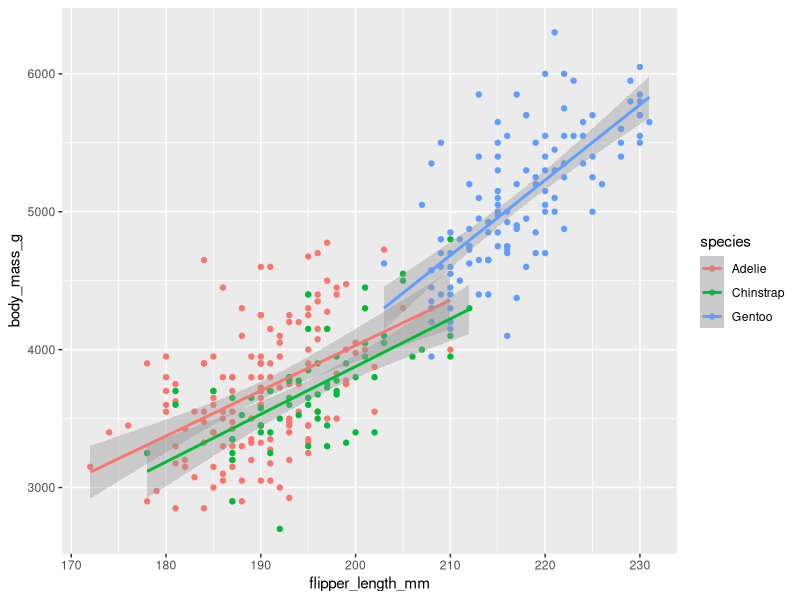
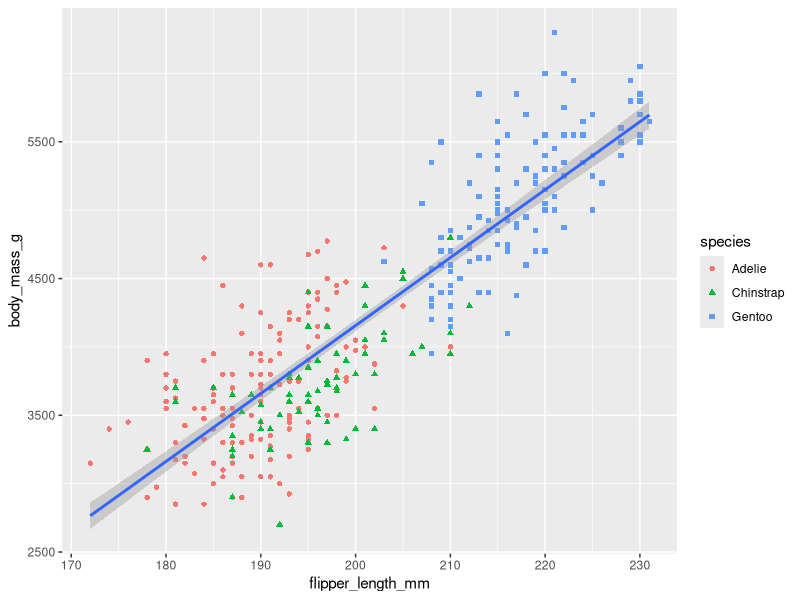
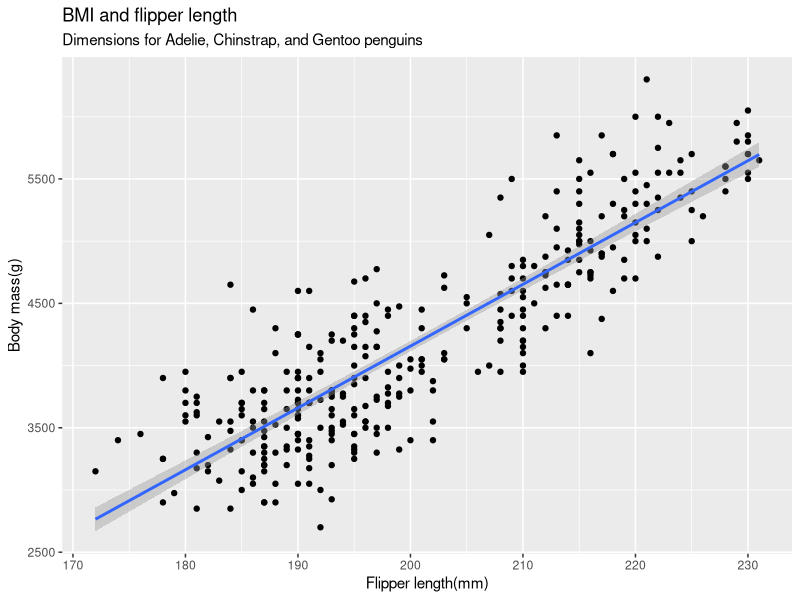
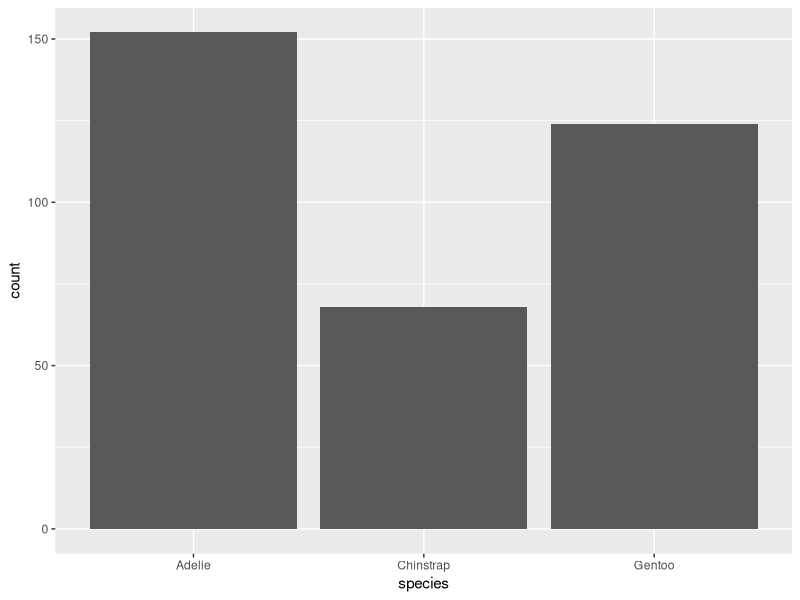
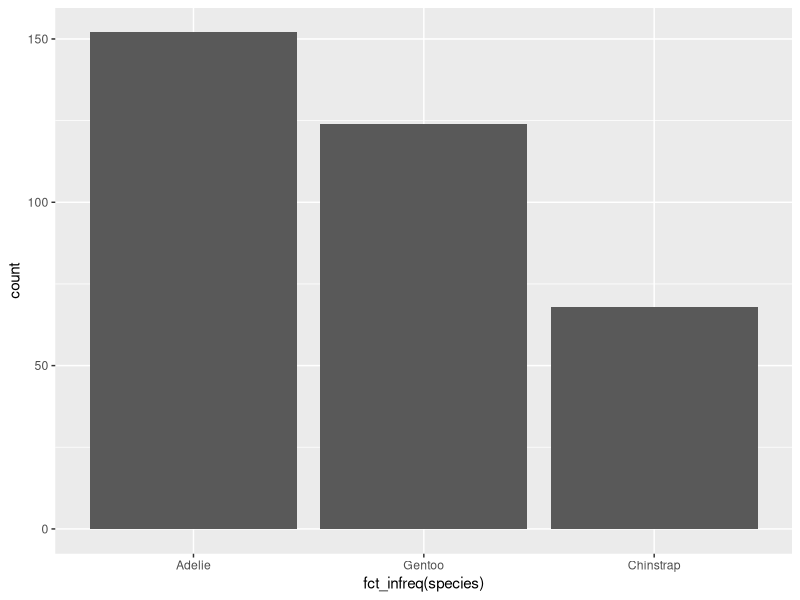
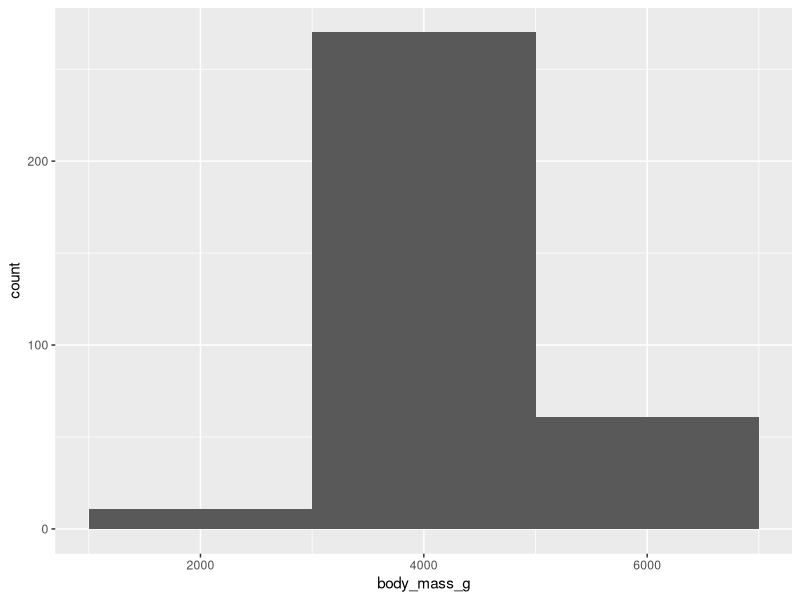
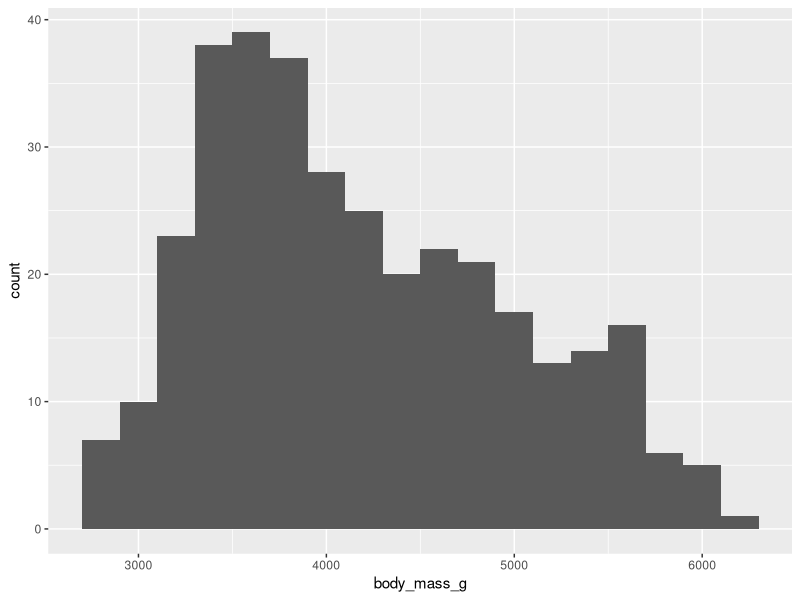
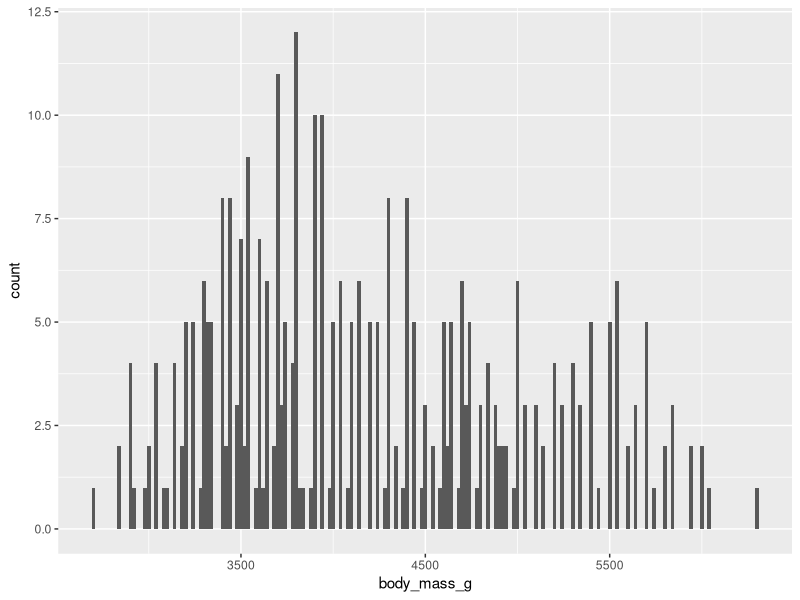

These charts were generated, in order, by the following R code:
## ---- chunk 1
library(tidyverse)
library(palmerpenguins)
install.packages("palmerpenguins")
library(ggplot2)
library(ggthemes)
install.packages("ggthemes")

## ---- chunk 2
#| echo: true
head(penguins)
# or you can just use glimpse()
glimpse(penguins)


## ---- chunk 3
#| echo: true
ggplot(data = penguins,
       mapping = aes(x = flipper_length_mm, y = body_mass_g, color = species)) +
  geom_point() + # this line is a function of which and how to display your data --alternative is geom_bar, geom_line, etc 

  geom_smooth(method = "lm") # lm is linear model 

# after each + new line adds that adds complexity 
# the bare minimum for this is ggplot with mapping aes, and geom_point() which includes all the points together 
# the geom_smooth adds smoothing line per data cluster 
# this can change to one smooth lne or multiple per request on geom_point( inside here specify) 
# see example below - same code - modified inside geom_point(----)

ggplot(data = penguins,
       mapping = aes(x = flipper_length_mm, y = body_mass_g)) +
  geom_point(mapping = aes(color = species, shape = species)) + 

  geom_smooth(method = "lm") # lm is linear model 


# now title naming and all --- how to do 
# with labs ( title - above, subtitle = below title , x and y have their related place and color )

ggplot(data = penguins,
       mapping = aes(x = flipper_length_mm, y = body_mass_g)) +
  geom_point() + # this line is a function of which and how to display your data --alternative is geom_bar, geom_line, etc 

  geom_smooth(method = "lm") + # lm is linear model 

  labs(
    title = "BMI and flipper length",
    subtitle = "Dimensions for Adelie, Chinstrap, and Gentoo penguins",
    x = "Flipper length(mm)", y = "Body mass(g)",
    color = "Species", shape = "Species"
  ) +
  scale_color_colorblind()

  

## ---- chunk 4
#1.4 visualizing distribution 

ggplot(penguins, aes(x = species)) +
  geom_bar()

ggplot(penguins, aes(x = fct_infreq(species))) + 
  geom_bar()

# 1.42

# wide as f width of bar 
ggplot(penguins, aes(x = body_mass_g)) + 
  geom_histogram(binwidth = 2000)

# reasonable 
ggplot(penguins, aes(x = body_mass_g)) + 
  geom_histogram(binwidth = 200)

# reminds me of spaghetti (uncooked)
ggplot(penguins, aes(x = body_mass_g)) + 
  geom_histogram(binwidth = 20)

# lets do density plot instead of geom_bar 

ggplot(penguins, aes(x = body_mass_g)) + 
  geom_density()


ggplot(penguins, aes(x = body_mass_g, color = species)) + 
  geom_density(linewidth = .5 ) 

ggplot(penguins, aes(x = body_mass_g, color = species)) + 
  geom_density(linewidth = 1.0 ) 

ggplot(penguins, aes(x = body_mass_g, color = species)) + 
  geom_density(linewidth = 10 ) 

# -- you can fill inside the color with alpha -- called opacity i think 

ggplot(penguins, aes(x = body_mass_g, color = species, fill = species)) + 
  geom_density(alpha = 0.5)  



# box plot - ya like box plot ? 
ggplot(penguins, aes(x = species, y = body_mass_g)) + 
  geom_boxplot()

## ---- chunk 5

ggplot(penguins, aes(x = island, fill = species)) +
  geom_bar()

ggplot(penguins, aes(x = island, fill = species)) +
  geom_bar(position = "fill")


ggplot(penguins, aes(x = island, fill = species)) +
  geom_bar(position = "fill") +
  labs(y = "proportion")
